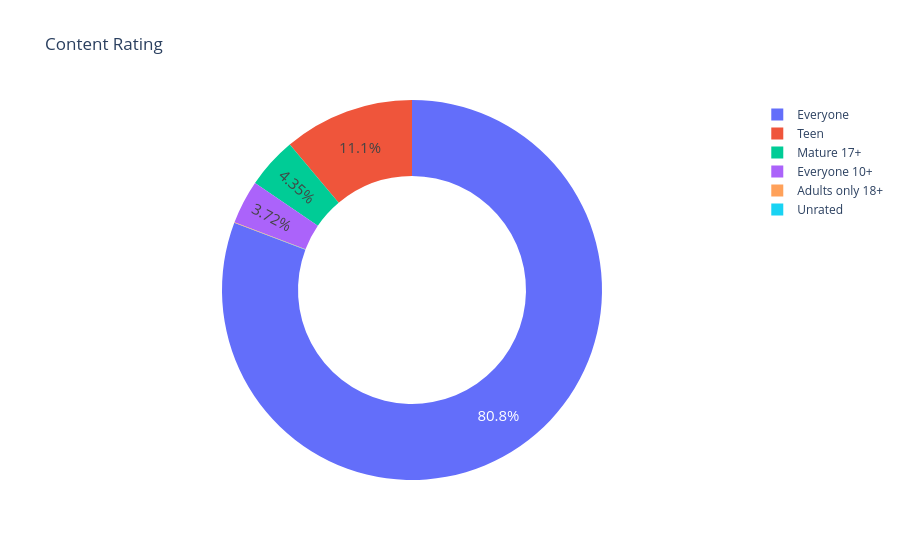

The code cell stored with this chart in its notebook:
### Code cell
fig = px.pie(
    labels=ratings.index, 
    values=ratings.values,
    title="Content Rating",
    names=ratings.index,
    hole=0.6
)
fig.update_traces(
    textposition="inside", 
    textinfo="percent",
    textfont_size=15
)
fig.show()

### Figure 1 — Plotly figure (JSON) as saved in the notebook; plotly's stock layout.template omitted (floating-point values rounded to 4 significant figures)
{"data": [{"domain": {"x": [0, 1], "y": [0, 1]}, "hole": 0.6, "hovertemplate": "label=%{label}<br>value=%{value}<extra></extra>", "labels": ["Everyone", "Teen", "Mature 17+", "Everyone 10+", "Adults only 18+", "Unrated"], "legendgroup": "", "name": "", "showlegend": true, "textfont": {"size": 15}, "textinfo": "percent", "textposition": "inside", "type": "pie", "values": [6621, 912, 357, 305, 3, 1]}], "layout": {"legend": {"tracegroupgap": 0}, "title": {"text": "Content Rating"}}}
